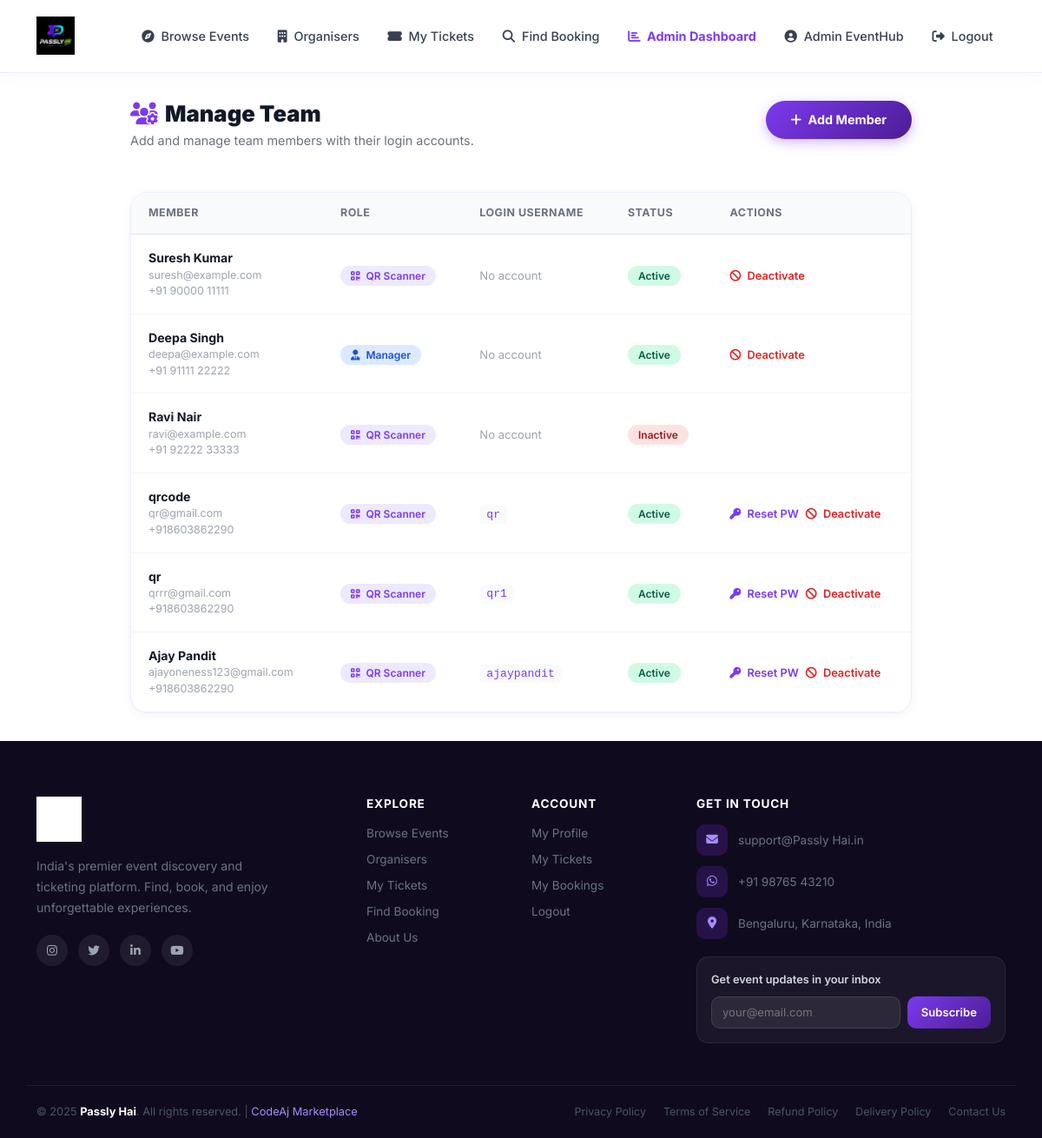
The app's page /team/ (signed in), older data.
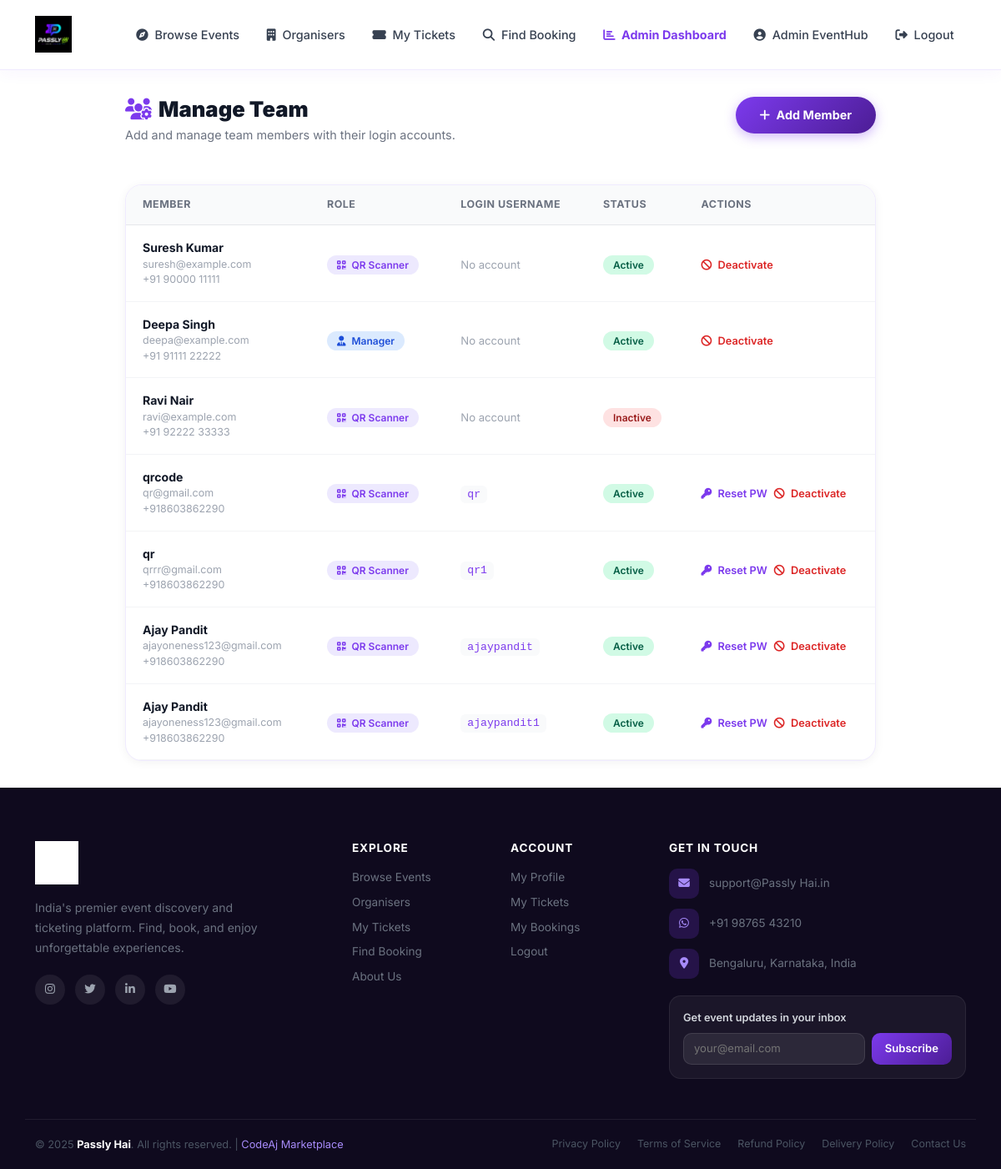
The same page, newer data.
### events/models.py (models this page shows, shortened)
class TeamMember(models.Model):
    ROLE_CHOICES = [
        ('verifier', 'Ticket Verifier / QR Scanner'),
        ('manager', 'Event Manager'),
        ('support', 'Support Staff'),
    ]
    organizer = models.ForeignKey(
        User, on_delete=models.CASCADE, related_name='team_members'
    )
    user = models.OneToOneField(
        User, on_delete=models.SET_NULL, null=True, blank=True,
        related_name='team_member_profile',
        verbose_name='Linked Login Account',
        help_text='Django user account for this team member to log in'
    )
    name = models.CharField(max_length=100)
    email = models.EmailField()
    phone = models.CharField(max_length=15, blank=True)
    role = models.CharField(max_length=20, choices=ROLE_CHOICES, default='verifier')
    is_active = models.BooleanField(default=True)
    created_at = models.DateTimeField(auto_now_add=True)
    class Meta:
        verbose_name = 'Team Member'
        verbose_name_plural = 'Team Members'

### events/views.py (the view, shortened to what this page needs)
# urls.py: path('team/', views.manage_team, name='manage_team'),
@login_required
def manage_team(request):
    if not request.user.is_staff:
        try:
            organizer = request.user.organizer_profile
        except OrganizerProfile.DoesNotExist:
            messages.error(request, 'Access denied.')
            return redirect('event_list')
    if request.user.is_staff:
        organizer_filter = request.GET.get('organizer')
        if organizer_filter:
            team_members = TeamMember.objects.filter(organizer__username=organizer_filter)
        else:
            team_members = TeamMember.objects.all().select_related('organizer', 'user')
    else:
        team_members = TeamMember.objects.filter(organizer=request.user).select_related('user')
    return render(request, 'events/manage_team.html', {'team_members': team_members})

### events/templates/events/manage_team.html (shortened to what the changed rows need)
{% extends 'events/base.html' %}
{% block content %}
<div style="max-width:900px;margin:0 auto;">
    <div style="display:flex;justify-content:space-between;align-items:flex-start;flex-wrap:wrap;gap:1rem;margin-bottom:2rem;">
        <div>
            <h1 style="font-size:1.6rem;font-weight:900;color:#111827;margin-bottom:.3rem;">
                <i class="fas fa-users-cog me-2" style="color:#7C3AED;"></i>Manage Team
            </h1>
        </div>
    </div>
    {% if team_members %}
    <div class="card" style="padding:0;overflow:hidden;">
        <div style="overflow-x:auto;">
            <table style="width:100%;border-collapse:collapse;">
                <thead>
                    <tr style="background:#F9FAFB;border-bottom:1px solid #E5E7EB;">
                        <th style="padding:.9rem 1.25rem;font-size:.78rem;font-weight:700;color:#6B7280;text-transform:uppercase;letter-spacing:.5px;text-align:left;">Member</th>
                        <th style="padding:.9rem 1.25rem;font-size:.78rem;font-weight:700;color:#6B7280;text-transform:uppercase;letter-spacing:.5px;text-align:left;">Role</th>
                        <th style="padding:.9rem 1.25rem;font-size:.78rem;font-weight:700;color:#6B7280;text-transform:uppercase;letter-spacing:.5px;text-align:left;">Login Username</th>
                        <th style="padding:.9rem 1.25rem;font-size:.78rem;font-weight:700;color:#6B7280;text-transform:uppercase;letter-spacing:.5px;text-align:left;">Status</th>
                        <th style="padding:.9rem 1.25rem;font-size:.78rem;font-weight:700;color:#6B7280;text-transform:uppercase;letter-spacing:.5px;text-align:left;">Actions</th>
                    </tr>
                </thead>
                <tbody>
                    {% for member in team_members %}
                    <tr style="border-bottom:1px solid #F3F4F6;">
                        <td style="padding:1rem 1.25rem;">
                            <div style="font-weight:700;color:#111827;font-size:.88rem;">{{ member.name }}</div>
                            <div style="font-size:.78rem;color:#9CA3AF;">{{ member.email }}</div>
                            {% if member.phone %}<div style="font-size:.78rem;color:#9CA3AF;">{{ member.phone }}</div>{% endif %}
                        </td>
                        <td style="padding:1rem 1.25rem;">
                            {% if member.role == 'verifier' %}
                            <span style="background:#EDE9FE;color:#7C3AED;padding:.25rem .75rem;border-radius:50px;font-size:.75rem;font-weight:600;">
                                <i class="fas fa-qrcode me-1"></i> QR Scanner
                            </span>
                            {% elif member.role == 'manager' %}
                            <span style="background:#DBEAFE;color:#1D4ED8;padding:.25rem .75rem;border-radius:50px;font-size:.75rem;font-weight:600;">
                                <i class="fas fa-user-tie me-1"></i> Manager
                            </span>
                            {% else %}
                            <span style="background:#F3F4F6;color:#6B7280;padding:.25rem .75rem;border-radius:50px;font-size:.75rem;font-weight:600;">
                                <i class="fas fa-headset me-1"></i> Support
                            </span>
                            {% endif %}
                        </td>
                        <td style="padding:1rem 1.25rem;">
                            {% if member.user %}
                            <code style="background:#F9FAFB;padding:.2rem .5rem;border-radius:6px;font-size:.82rem;color:#7C3AED;">{{ member.user.username }}</code>
                            {% else %}
                            <span style="color:#9CA3AF;font-size:.82rem;">No account</span>
                            {% endif %}
                        </td>
                        <td style="padding:1rem 1.25rem;">
                            {% if member.is_active %}
                            <span style="background:#D1FAE5;color:#065F46;padding:.25rem .75rem;border-radius:50px;font-size:.75rem;font-weight:600;">Active</span>
                            {% else %}
                            <span style="background:#FEE2E2;color:#991B1B;padding:.25rem .75rem;border-radius:50px;font-size:.75rem;font-weight:600;">Inactive</span>
                            {% endif %}
                        </td>
                        <td style="padding:1rem 1.25rem;">
                            <div style="display:flex;gap:.5rem;flex-wrap:wrap;align-items:center;">
                            {% if member.user %}
                            <form method="post" style="display:inline;">
                                <button type="submit" style="background:none;border:none;color:#7C3AED;font-size:.8rem;font-weight:600;cursor:pointer;padding:0;"
                                        onclick="return confirm('Reset password for {{ member.name }}? A new password will be generated.')">
                                    <i class="fas fa-key me-1"></i> Reset PW
                                </button>
                            </form>
                            {% endif %}
                            {% if member.is_active %}
                            <form method="post" style="display:inline;">
                                <button type="submit" style="background:none;border:none;color:#DC2626;font-size:.8rem;font-weight:600;cursor:pointer;padding:0;"
                                        onclick="return confirm('Deactivate {{ member.name }}?')">
                                    <i class="fas fa-ban me-1"></i> Deactivate
                                </button>
                            </form>
                            {% endif %}
                            </div>
                        </td>
                    </tr>
                    {% endfor %}
                </tbody>
            </table>
        </div>
    </div>
    {% endif %}
</div>
{% endblock %}

Row changes from the older to the newer data that the page shows:
added TeamMember: name "Ajay Pandit", email "ajayoneness123@gmail.com", phone "+918603862290", role "verifier" (drawn), user.username "ajaypandit1", is_active "Active"
